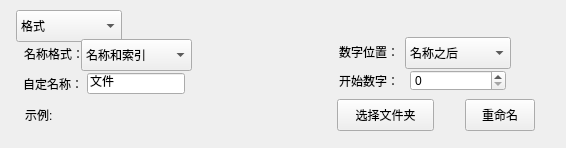
<?xml version="1.0" encoding="UTF-8"?>
<ui version="4.0">
 <class>GsWindow</class>
 <widget class="QMainWindow" name="GsWindow">
  <property name="geometry">
   <rect>
    <x>0</x>
    <y>0</y>
    <width>566</width>
    <height>148</height>
   </rect>
  </property>
  <property name="windowTitle">
   <string>MainWindow</string>
  </property>
  <widget class="QWidget" name="centralwidget">
   <widget class="QLabel" name="label">
    <property name="geometry">
     <rect>
      <x>24</x>
      <y>46</y>
      <width>67</width>
      <height>16</height>
     </rect>
    </property>
    <property name="text">
     <string>名称格式：</string>
    </property>
   </widget>
   <widget class="QLabel" name="label_6">
    <property name="geometry">
     <rect>
      <x>339</x>
      <y>44</y>
      <width>67</width>
      <height>16</height>
     </rect>
    </property>
    <property name="text">
     <string>数字位置：</string>
    </property>
   </widget>
   <widget class="QComboBox" name="comboBox_3">
    <property name="geometry">
     <rect>
      <x>405</x>
      <y>37</y>
      <width>106</width>
      <height>32</height>
     </rect>
    </property>
    <item>
     <property name="text">
      <string>名称之后</string>
     </property>
    </item>
    <item>
     <property name="text">
      <string>名称之前</string>
     </property>
    </item>
   </widget>
   <widget class="QComboBox" name="comboBox">
    <property name="geometry">
     <rect>
      <x>16</x>
      <y>10</y>
      <width>106</width>
      <height>32</height>
     </rect>
    </property>
    <property name="sizePolicy">
     <sizepolicy hsizetype="Preferred" vsizetype="Preferred">
      <horstretch>0</horstretch>
      <verstretch>0</verstretch>
     </sizepolicy>
    </property>
    <item>
     <property name="text">
      <string>格式</string>
     </property>
    </item>
    <item>
     <property name="text">
      <string>添加文本</string>
     </property>
    </item>
    <item>
     <property name="text">
      <string>替换文本</string>
     </property>
    </item>
   </widget>
   <widget class="QLabel" name="label_4">
    <property name="geometry">
     <rect>
      <x>65</x>
      <y>107</y>
      <width>231</width>
      <height>16</height>
     </rect>
    </property>
    <property name="text">
     <string/>
    </property>
   </widget>
   <widget class="QLineEdit" name="lineEdit">
    <property name="geometry">
     <rect>
      <x>87</x>
      <y>73</y>
      <width>98</width>
      <height>21</height>
     </rect>
    </property>
    <property name="sizePolicy">
     <sizepolicy hsizetype="Preferred" vsizetype="Fixed">
      <horstretch>0</horstretch>
      <verstretch>0</verstretch>
     </sizepolicy>
    </property>
    <property name="inputMask">
     <string/>
    </property>
    <property name="text">
     <string>文件</string>
    </property>
    <property name="placeholderText">
     <string/>
    </property>
   </widget>
   <widget class="QLabel" name="label_2">
    <property name="geometry">
     <rect>
      <x>23</x>
      <y>76</y>
      <width>67</width>
      <height>16</height>
     </rect>
    </property>
    <property name="text">
     <string>自定名称：</string>
    </property>
   </widget>
   <widget class="QPushButton" name="btn_rename">
    <property name="geometry">
     <rect>
      <x>465</x>
      <y>99</y>
      <width>70</width>
      <height>32</height>
     </rect>
    </property>
    <property name="text">
     <string>重命名</string>
    </property>
   </widget>
   <widget class="QComboBox" name="comboBox_2">
    <property name="geometry">
     <rect>
      <x>81</x>
      <y>39</y>
      <width>111</width>
      <height>32</height>
     </rect>
    </property>
    <property name="sizePolicy">
     <sizepolicy hsizetype="Preferred" vsizetype="Preferred">
      <horstretch>0</horstretch>
      <verstretch>0</verstretch>
     </sizepolicy>
    </property>
    <item>
     <property name="text">
      <string>名称和索引</string>
     </property>
    </item>
    <item>
     <property name="text">
      <string>名称和计数</string>
     </property>
    </item>
   </widget>
   <widget class="QLabel" name="label_5">
    <property name="geometry">
     <rect>
      <x>339</x>
      <y>73</y>
      <width>67</width>
      <height>16</height>
     </rect>
    </property>
    <property name="text">
     <string>开始数字：</string>
    </property>
   </widget>
   <widget class="QPushButton" name="pbn_openfd">
    <property name="geometry">
     <rect>
      <x>337</x>
      <y>99</y>
      <width>97</width>
      <height>32</height>
     </rect>
    </property>
    <property name="text">
     <string>选择文件夹</string>
    </property>
   </widget>
   <widget class="QLabel" name="label_3">
    <property name="geometry">
     <rect>
      <x>25</x>
      <y>107</y>
      <width>31</width>
      <height>16</height>
     </rect>
    </property>
    <property name="sizePolicy">
     <sizepolicy hsizetype="Preferred" vsizetype="Preferred">
      <horstretch>0</horstretch>
      <verstretch>0</verstretch>
     </sizepolicy>
    </property>
    <property name="text">
     <string>示例:</string>
    </property>
   </widget>
   <widget class="QSpinBox" name="spinBox">
    <property name="geometry">
     <rect>
      <x>410</x>
      <y>70</y>
      <width>96</width>
      <height>21</height>
     </rect>
    </property>
    <property name="sizePolicy">
     <sizepolicy hsizetype="Preferred" vsizetype="Maximum">
      <horstretch>0</horstretch>
      <verstretch>0</verstretch>
     </sizepolicy>
    </property>
    <property name="maximum">
     <number>40</number>
    </property>
   </widget>
  </widget>
 </widget>
 <resources/>
 <connections/>
</ui>
